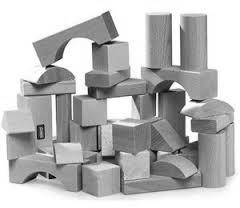
%> input picture ivp lab/iivp-lab-2017/iivp-lab-2017/Lab11 Pri/seg_image.jpg, 240 x 208 px
$ octave q3.m   (GNU Octave 9; MATLAB toolbox functions it lacks are replaced by stand-ins)
%> lines starting %> are read from the running program, lines starting %| are printed output that depends on the picture; in (x1, y1, x2, y2) boxes, pixels count from 0 and x2, y2 are one past the last pixel; in counts of white or black regions, pixels touching at a corner belong together; the program's own positions count from 1
clear;
I   = imread('seg_image.jpg');
%> I is the input picture: size 208x240 uint8; min 0, max 255, mean 184
hold on;
subplot(1,3,1), subimage(I), title('Original Image');

level = multithresh(I,1);
%> level = 190
seg_I = imquantize(I,level);
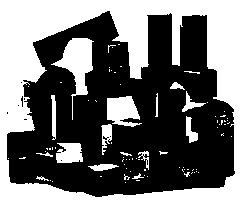
%> seg_I: size 208x240 double; values 1 (black) and 2 (white), 44.2% white; 85 white regions (68 under 20 px), largest, box (x1, y1, x2, y2) and area: (0, 0, 240, 208) 18308, (51, 38, 94, 120) 1243, (107, 96, 142, 127) 749
subplot(1,3,2), imshow(seg_I,[]), title('Multi Level Threshold');

thresh = multithresh(I,2);
%> thresh = [132 206]
seg_I = imquantize(I,thresh);
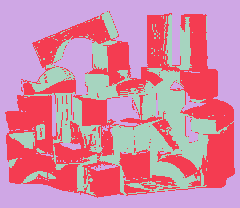
%> seg_I: size 208x240 double; 3 distinct labels, from 1 to 3; one colour per label, 0 black
RGB = label2rgb(seg_I);
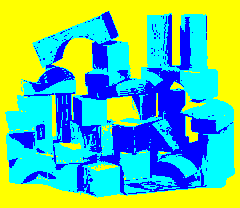
%> RGB: size 208x240x3 uint8; mean R, G, B 103, 196.8, 152
subplot(1,3,3), imshow(RGB), title('RGB Segmented');
